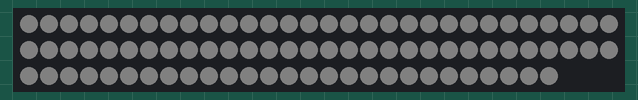
Recording of a program running on a simulated Raspberry Pi (BCM pin numbers). On the bench: 87 RGB LEDs in strip order, left to right, continuing on the next row. Dim RGB values are drawn brighter than linear. At 13.2 s the program stops and its outputs stay as they are.

Above: at 0.1 s.
At 3.2 s:
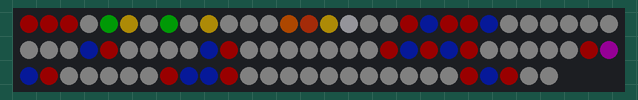

The program:

stationtest.py
```python
import time
import board
import neopixel

pixels1 = neopixel.NeoPixel(board.D18, 87, brightness=.20)

x=0

# Line colors so I don't have to type the codes out
line_123 = (127, 0, 0)
line_456 = (0, 127, 7)
line_ace = (6, 20, 127)
line_7 = (100, 0, 100)
line_bdfm = (255, 107, 0)
line_jz = (190, 50, 14)
line_nqrw = (252, 204, 10)
line_ls = (128, 129, 131)
bg = (25, 25, 25)

pixels1.fill((25, 25, 25))

time.sleep(3)

pixels1[0] = line_123
pixels1[1] = line_123 # Missing LED #1
pixels1[2] = line_123 # Missing LED #2
pixels1[19] = line_123
pixels1[21] = line_123
pixels1[22] = line_123
pixels1[34] = line_123
pixels1[40] = line_123
pixels1[48] = line_123
pixels1[50] = line_123
pixels1[52] = line_123
pixels1[58] = line_123
pixels1[61] = line_123
pixels1[67] = line_123
pixels1[70] = line_123
pixels1[82] = line_123
pixels1[84] = line_123

pixels1[4] = line_456
pixels1[7] = line_456
pixels1[14] = line_ace
pixels1[20] = line_ace
pixels1[23] = line_ace
pixels1[33] = line_ace
pixels1[39] = line_ace
pixels1[49] = line_ace
pixels1[51] = line_ace
pixels1[60] = line_ace
pixels1[68] = line_ace
pixels1[69] = line_ace
pixels1[83] = line_ace

pixels1[59] = line_7
pixels1[13] = line_bdfm
pixels1[14] = line_jz
pixels1[5] = line_nqrw
pixels1[9] = line_nqrw
pixels1[15] = line_nqrw

pixels1[16] = line_ls

time.sleep(10)

pixels1.fill((0, 0, 0))
```

Measured:
- what the display in image 1 shows lasts 10.0 s, from 3.2 s to 13.2 s
